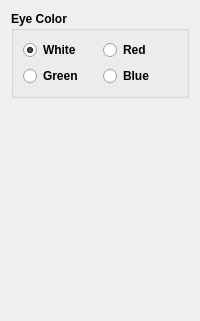
             <widget class="QWidget" name="eyeColorParameters">
              <attribute name="title">
               <string>Eyes</string>
              </attribute>
              <layout class="QGridLayout" name="gridLayout_15">
               <item row="0" column="0">
                <widget class="QGroupBox" name="groupBox">
                 <property name="font">
                  <font>
                   <weight>75</weight>
                   <bold>true</bold>
                  </font>
                 </property>
                 <property name="title">
                  <string>Eye Color</string>
                 </property>
                 <layout class="QGridLayout" name="gridLayout_6">
                  <item row="0" column="0">
                   <layout class="QGridLayout" name="gridLayout_4">
                    <item row="1" column="0">
                     <widget class="QRadioButton" name="greenEyeColorRadioButton">
                      <property name="text">
                       <string>Green</string>
                      </property>
                      <attribute name="buttonGroup">
                       <string notr="true">buttonGroup</string>
                      </attribute>
                     </widget>
                    </item>
                    <item row="1" column="1">
                     <widget class="QRadioButton" name="blueEyeColorRadioButton">
                      <property name="text">
                       <string>Blue</string>
                      </property>
                      <attribute name="buttonGroup">
                       <string notr="true">buttonGroup</string>
                      </attribute>
                     </widget>
                    </item>
                    <item row="0" column="1">
                     <widget class="QRadioButton" name="redEyeColorRadioButton">
                      <property name="text">
                       <string>Red</string>
                      </property>
                      <attribute name="buttonGroup">
                       <string notr="true">buttonGroup</string>
                      </attribute>
                     </widget>
                    </item>
                    <item row="0" column="0">
                     <widget class="QRadioButton" name="whiteEyeColorRadioButton">
                      <property name="text">
                       <string>White</string>
                      </property>
                      <property name="checked">
                       <bool>true</bool>
                      </property>
                      <attribute name="buttonGroup">
                       <string notr="true">buttonGroup</string>
                      </attribute>
                     </widget>
                    </item>
                   </layout>
                  </item>
                 </layout>
                </widget>
               </item>
               <item row="1" column="0">
                <spacer name="verticalSpacer_3">
                 <property name="orientation">
                  <enum>Qt::Vertical</enum>
                 </property>
                 <property name="sizeHint" stdset="0">
                  <size>
                   <width>20</width>
                   <height>212</height>
                  </size>
                 </property>
                </spacer>
               </item>
              </layout>
             </widget>
